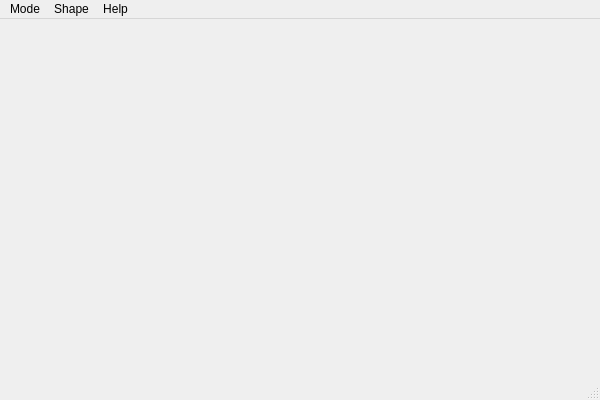
<?xml version="1.0" encoding="UTF-8"?>
<ui version="4.0">
 <class>MiniDrawClass</class>
 <widget class="QMainWindow" name="MiniDrawClass">
  <property name="geometry">
   <rect>
    <x>0</x>
    <y>0</y>
    <width>600</width>
    <height>400</height>
   </rect>
  </property>
  <property name="windowTitle">
   <string>MiniDraw</string>
  </property>
  <widget class="QWidget" name="centralWidget"/>
  <widget class="QMenuBar" name="menuBar">
   <property name="geometry">
    <rect>
     <x>0</x>
     <y>0</y>
     <width>600</width>
     <height>22</height>
    </rect>
   </property>
   <widget class="QMenu" name="menuMode">
    <property name="title">
     <string>Mode</string>
    </property>
    <addaction name="actionView"/>
    <addaction name="actionDrag_Shape"/>
    <addaction name="actionDrag_Point"/>
    <addaction name="actionAdd_Shape"/>
    <addaction name="separator"/>
    <addaction name="actionRaw_Mode"/>
   </widget>
   <widget class="QMenu" name="menuShape">
    <property name="title">
     <string>Shape</string>
    </property>
    <addaction name="actionLine"/>
    <addaction name="actionRect"/>
    <addaction name="actionPoly"/>
    <addaction name="actionCircle"/>
    <addaction name="actionFreehand"/>
   </widget>
   <widget class="QMenu" name="menuAbout">
    <property name="title">
     <string>Help</string>
    </property>
    <addaction name="actionHelp"/>
    <addaction name="actionAbout"/>
   </widget>
   <addaction name="menuMode"/>
   <addaction name="menuShape"/>
   <addaction name="menuAbout"/>
  </widget>
  <widget class="QStatusBar" name="statusBar"/>
  <action name="actionView">
   <property name="text">
    <string>View</string>
   </property>
  </action>
  <action name="actionDrag_Shape">
   <property name="text">
    <string>Drag Shape</string>
   </property>
  </action>
  <action name="actionDrag_Point">
   <property name="text">
    <string>Drag Point</string>
   </property>
  </action>
  <action name="actionAdd_Shape">
   <property name="text">
    <string>Add Shape</string>
   </property>
  </action>
  <action name="actionLine">
   <property name="text">
    <string>Line</string>
   </property>
  </action>
  <action name="actionRect">
   <property name="text">
    <string>Rect</string>
   </property>
  </action>
  <action name="actionPoly">
   <property name="text">
    <string>Poly</string>
   </property>
  </action>
  <action name="actionCircle">
   <property name="text">
    <string>Circle</string>
   </property>
  </action>
  <action name="actionFreehand">
   <property name="text">
    <string>Freehand</string>
   </property>
  </action>
  <action name="actionHelp">
   <property name="text">
    <string>Help</string>
   </property>
  </action>
  <action name="actionAbout">
   <property name="text">
    <string>About</string>
   </property>
  </action>
  <action name="actionRaw_Mode">
   <property name="text">
    <string>Raw Mode</string>
   </property>
  </action>
 </widget>
 <layoutdefault spacing="6" margin="11"/>
 <resources>
  <include location="minidraw.qrc"/>
 </resources>
 <connections/>
</ui>
